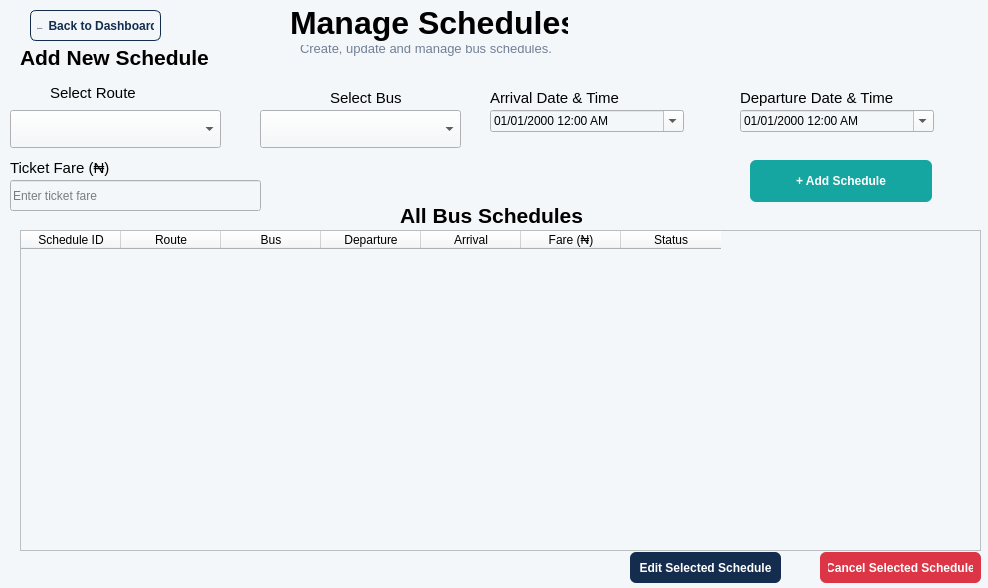
<?xml version="1.0" encoding="UTF-8"?>
<ui version="4.0">
 <class>Form</class>
 <widget class="QWidget" name="Form">
  <property name="geometry">
   <rect>
    <x>0</x>
    <y>0</y>
    <width>988</width>
    <height>588</height>
   </rect>
  </property>
  <property name="windowTitle">
   <string>Form</string>
  </property>
  <property name="styleSheet">
   <string notr="true">background-color: #F4F7FA;</string>
  </property>
  <widget class="QLabel" name="label_2">
   <property name="geometry">
    <rect>
     <x>300</x>
     <y>40</y>
     <width>252</width>
     <height>17</height>
    </rect>
   </property>
   <property name="font">
    <font>
     <family>Segoe UI</family>
     <pointsize>10</pointsize>
    </font>
   </property>
   <property name="styleSheet">
    <string notr="true">color: #718096;</string>
   </property>
   <property name="text">
    <string>Create, update and manage bus schedules.</string>
   </property>
  </widget>
  <widget class="QLabel" name="label">
   <property name="geometry">
    <rect>
     <x>290</x>
     <y>0</y>
     <width>278</width>
     <height>45</height>
    </rect>
   </property>
   <property name="font">
    <font>
     <family>Segoe UI</family>
     <pointsize>24</pointsize>
     <weight>75</weight>
     <bold>true</bold>
    </font>
   </property>
   <property name="text">
    <string>Manage Schedules</string>
   </property>
  </widget>
  <widget class="QLabel" name="label_3">
   <property name="geometry">
    <rect>
     <x>20</x>
     <y>40</y>
     <width>211</width>
     <height>35</height>
    </rect>
   </property>
   <property name="font">
    <font>
     <family>Segoe UI</family>
     <pointsize>16</pointsize>
     <weight>75</weight>
     <bold>true</bold>
    </font>
   </property>
   <property name="text">
    <string>Add New Schedule</string>
   </property>
  </widget>
  <widget class="QLabel" name="routeLabel">
   <property name="geometry">
    <rect>
     <x>50</x>
     <y>80</y>
     <width>200</width>
     <height>25</height>
    </rect>
   </property>
   <property name="font">
    <font>
     <family>Segoe UI</family>
     <pointsize>11</pointsize>
    </font>
   </property>
   <property name="text">
    <string>Select Route</string>
   </property>
  </widget>
  <widget class="QComboBox" name="routeComboBox">
   <property name="geometry">
    <rect>
     <x>10</x>
     <y>110</y>
     <width>211</width>
     <height>38</height>
    </rect>
   </property>
  </widget>
  <widget class="QLabel" name="busLabel">
   <property name="geometry">
    <rect>
     <x>330</x>
     <y>90</y>
     <width>171</width>
     <height>16</height>
    </rect>
   </property>
   <property name="font">
    <font>
     <family>Segoe UI</family>
     <pointsize>11</pointsize>
    </font>
   </property>
   <property name="text">
    <string>Select Bus</string>
   </property>
  </widget>
  <widget class="QComboBox" name="busComboBox">
   <property name="geometry">
    <rect>
     <x>260</x>
     <y>110</y>
     <width>201</width>
     <height>38</height>
    </rect>
   </property>
  </widget>
  <widget class="QLabel" name="label_4">
   <property name="geometry">
    <rect>
     <x>740</x>
     <y>90</y>
     <width>191</width>
     <height>16</height>
    </rect>
   </property>
   <property name="font">
    <font>
     <family>Segoe UI</family>
     <pointsize>11</pointsize>
    </font>
   </property>
   <property name="text">
    <string>Departure Date &amp; Time</string>
   </property>
  </widget>
  <widget class="QDateTimeEdit" name="departureDateTime">
   <property name="geometry">
    <rect>
     <x>740</x>
     <y>110</y>
     <width>194</width>
     <height>22</height>
    </rect>
   </property>
   <property name="displayFormat">
    <string>dd/MM/yyyy hh:mm AP</string>
   </property>
   <property name="calendarPopup">
    <bool>true</bool>
   </property>
  </widget>
  <widget class="QLabel" name="label_5">
   <property name="geometry">
    <rect>
     <x>490</x>
     <y>90</y>
     <width>191</width>
     <height>16</height>
    </rect>
   </property>
   <property name="font">
    <font>
     <family>Segoe UI</family>
     <pointsize>11</pointsize>
    </font>
   </property>
   <property name="text">
    <string>Arrival Date &amp; Time</string>
   </property>
  </widget>
  <widget class="QDateTimeEdit" name="arrivalDateTime">
   <property name="geometry">
    <rect>
     <x>490</x>
     <y>110</y>
     <width>194</width>
     <height>22</height>
    </rect>
   </property>
   <property name="displayFormat">
    <string>dd/MM/yyyy hh:mm AP</string>
   </property>
   <property name="calendarPopup">
    <bool>true</bool>
   </property>
  </widget>
  <widget class="QLabel" name="label_6">
   <property name="geometry">
    <rect>
     <x>10</x>
     <y>160</y>
     <width>151</width>
     <height>16</height>
    </rect>
   </property>
   <property name="font">
    <font>
     <family>Segoe UI</family>
     <pointsize>11</pointsize>
    </font>
   </property>
   <property name="text">
    <string>Ticket Fare (₦)</string>
   </property>
  </widget>
  <widget class="QLineEdit" name="fareInput">
   <property name="geometry">
    <rect>
     <x>10</x>
     <y>180</y>
     <width>251</width>
     <height>31</height>
    </rect>
   </property>
   <property name="placeholderText">
    <string>Enter ticket fare</string>
   </property>
  </widget>
  <widget class="QPushButton" name="addScheduleButton">
   <property name="geometry">
    <rect>
     <x>750</x>
     <y>160</y>
     <width>182</width>
     <height>42</height>
    </rect>
   </property>
   <property name="styleSheet">
    <string notr="true">background-color: #16A6A1;
color: white;
border: none;
border-radius: 6px;
font-weight: bold;</string>
   </property>
   <property name="text">
    <string>+ Add Schedule</string>
   </property>
  </widget>
  <widget class="QLabel" name="label_7">
   <property name="geometry">
    <rect>
     <x>400</x>
     <y>200</y>
     <width>201</width>
     <height>31</height>
    </rect>
   </property>
   <property name="font">
    <font>
     <family>Segoe UI</family>
     <pointsize>16</pointsize>
     <weight>75</weight>
     <bold>true</bold>
    </font>
   </property>
   <property name="text">
    <string>All Bus Schedules</string>
   </property>
  </widget>
  <widget class="QTableWidget" name="schedulesTable">
   <property name="geometry">
    <rect>
     <x>20</x>
     <y>230</y>
     <width>961</width>
     <height>321</height>
    </rect>
   </property>
   <property name="columnCount">
    <number>7</number>
   </property>
   <column>
    <property name="text">
     <string>Schedule ID</string>
    </property>
   </column>
   <column>
    <property name="text">
     <string>Route</string>
    </property>
   </column>
   <column>
    <property name="text">
     <string>Bus</string>
    </property>
   </column>
   <column>
    <property name="text">
     <string>Departure</string>
    </property>
   </column>
   <column>
    <property name="text">
     <string>Arrival</string>
    </property>
   </column>
   <column>
    <property name="text">
     <string>Fare (₦)</string>
    </property>
   </column>
   <column>
    <property name="text">
     <string>Status</string>
    </property>
   </column>
  </widget>
  <widget class="QPushButton" name="editScheduleButton">
   <property name="geometry">
    <rect>
     <x>630</x>
     <y>552</y>
     <width>151</width>
     <height>31</height>
    </rect>
   </property>
   <property name="styleSheet">
    <string notr="true"> background-color: #142D4E;
    color: white;
    border: none;
    border-radius: 6px;
    font-weight: bold;
    padding: 8px;</string>
   </property>
   <property name="text">
    <string>Edit Selected Schedule</string>
   </property>
  </widget>
  <widget class="QPushButton" name="cancelScheduleButton">
   <property name="geometry">
    <rect>
     <x>820</x>
     <y>552</y>
     <width>161</width>
     <height>31</height>
    </rect>
   </property>
   <property name="styleSheet">
    <string notr="true">background-color: #DC3545;
    color: white;
    border: none;
    border-radius: 6px;
    font-weight: bold;
    padding: 8px;</string>
   </property>
   <property name="text">
    <string>Cancel Selected Schedule</string>
   </property>
  </widget>
  <widget class="QPushButton" name="backButton">
   <property name="geometry">
    <rect>
     <x>30</x>
     <y>10</y>
     <width>131</width>
     <height>31</height>
    </rect>
   </property>
   <property name="styleSheet">
    <string notr="true"> background-color: transparent;
    color: #142D4E;
    border: 1px solid #142D4E;
    border-radius: 6px;
    font-weight: bold;
    padding: 6px;</string>
   </property>
   <property name="text">
    <string>← Back to Dashboard</string>
   </property>
  </widget>
 </widget>
 <resources/>
 <connections/>
</ui>
